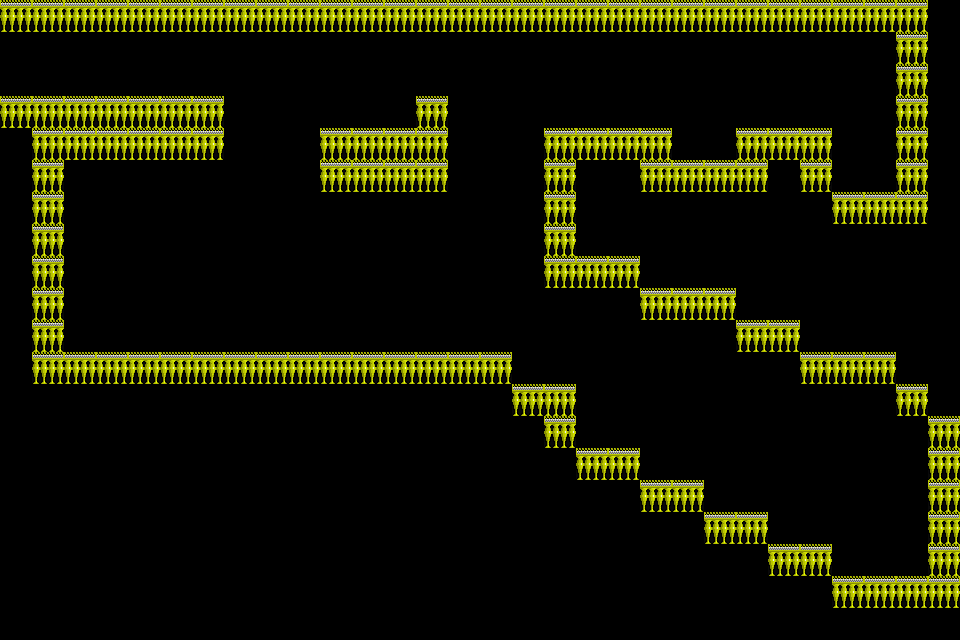

Below is a game level as drawn by its tile map, then a one-line description and the .tmx file that defines it, in full:
An orthogonal 30x20 tile map with 32x32 px tiles, 1 tile layer (collision), 1 hidden layer not drawn.

<map version="1.10" tiledversion="1.11.0" orientation="orthogonal" renderorder="right-down" width="30" height="20" tilewidth="32" tileheight="32" infinite="0" nextlayerid="4" nextobjectid="10">
 <tileset firstgid="1" source="d.tsx" />
 <layer id="1" name="collision" width="30" height="20">
  <data encoding="csv">
1,1,1,1,1,1,1,1,1,1,1,1,1,1,1,1,1,1,1,1,1,1,1,1,1,1,1,1,1,0,
0,0,0,0,0,0,0,0,0,0,0,0,0,0,0,0,0,0,0,0,0,0,0,0,0,0,0,0,1,0,
0,0,0,0,0,0,0,0,0,0,0,0,0,0,0,0,0,0,0,0,0,0,0,0,0,0,0,0,1,0,
1,1,1,1,1,1,1,0,0,0,0,0,0,1,0,0,0,0,0,0,0,0,0,0,0,0,0,0,1,0,
0,1,1,1,1,1,1,0,0,0,1,1,1,1,0,0,0,1,1,1,1,0,0,1,1,1,0,0,1,0,
0,1,0,0,0,0,0,0,0,0,1,1,1,1,0,0,0,1,0,0,1,1,1,1,0,1,0,0,1,0,
0,1,0,0,0,0,0,0,0,0,0,0,0,0,0,0,0,1,0,0,0,0,0,0,0,0,1,1,1,0,
0,1,0,0,0,0,0,0,0,0,0,0,0,0,0,0,0,1,0,0,0,0,0,0,0,0,0,0,0,0,
0,1,0,0,0,0,0,0,0,0,0,0,0,0,0,0,0,1,1,1,0,0,0,0,0,0,0,0,0,0,
0,1,0,0,0,0,0,0,0,0,0,0,0,0,0,0,0,0,0,0,1,1,1,0,0,0,0,0,0,0,
0,1,0,0,0,0,0,0,0,0,0,0,0,0,0,0,0,0,0,0,0,0,0,1,1,0,0,0,0,0,
0,1,1,1,1,1,1,1,1,1,1,1,1,1,1,1,0,0,0,0,0,0,0,0,0,1,1,1,0,0,
0,0,0,0,0,0,0,0,0,0,0,0,0,0,0,0,1,1,0,0,0,0,0,0,0,0,0,0,1,0,
0,0,0,0,0,0,0,0,0,0,0,0,0,0,0,0,0,1,0,0,0,0,0,0,0,0,0,0,0,1,
0,0,0,0,0,0,0,0,0,0,0,0,0,0,0,0,0,0,1,1,0,0,0,0,0,0,0,0,0,1,
0,0,0,0,0,0,0,0,0,0,0,0,0,0,0,0,0,0,0,0,1,1,0,0,0,0,0,0,0,1,
0,0,0,0,0,0,0,0,0,0,0,0,0,0,0,0,0,0,0,0,0,0,1,1,0,0,0,0,0,1,
0,0,0,0,0,0,0,0,0,0,0,0,0,0,0,0,0,0,0,0,0,0,0,0,1,1,0,0,0,1,
0,0,0,0,0,0,0,0,0,0,0,0,0,0,0,0,0,0,0,0,0,0,0,0,0,0,1,1,1,1,
0,0,0,0,0,0,0,0,0,0,0,0,0,0,0,0,0,0,0,0,0,0,0,0,0,0,0,0,0,0
</data>
 </layer>
 <layer id="3" name="fill" width="30" height="20" visible="0">
  <data encoding="csv">
0,0,0,0,0,0,0,0,0,0,0,0,0,0,0,0,0,0,0,0,0,0,0,0,0,0,0,0,0,1,
0,0,0,0,0,0,0,0,0,0,0,0,0,0,0,0,0,0,0,0,0,0,0,0,0,0,0,0,0,1,
0,0,0,0,0,0,0,0,0,0,0,0,0,0,0,0,0,0,0,0,0,0,0,0,0,0,0,0,0,1,
0,0,0,0,0,0,0,0,0,0,0,0,0,0,0,0,0,0,0,0,0,0,0,0,0,0,0,0,0,1,
1,0,0,0,0,0,0,0,0,0,0,0,0,0,0,0,0,0,0,0,0,0,0,0,0,0,0,0,0,1,
1,0,0,0,0,0,0,0,0,0,0,0,0,0,0,0,0,0,1,1,0,0,0,0,1,0,0,0,0,1,
1,0,0,0,0,0,0,0,0,0,0,0,0,0,0,0,0,0,1,1,1,1,1,1,1,1,0,0,0,1,
1,0,0,0,0,0,0,0,0,0,0,0,0,0,0,0,0,0,1,1,1,1,1,1,1,1,1,1,1,1,
1,0,0,0,0,0,0,0,0,0,0,0,0,0,0,0,0,0,0,0,1,1,1,1,1,1,1,1,1,1,
1,0,0,0,0,0,0,0,0,0,0,0,0,0,0,0,0,0,0,0,0,0,0,1,1,1,1,1,1,1,
1,0,0,0,0,0,0,0,0,0,0,0,0,0,0,0,0,0,0,0,0,0,0,0,0,1,1,1,1,1,
1,0,0,0,0,0,0,0,0,0,0,0,0,0,0,0,0,0,0,0,0,0,0,0,0,0,0,0,1,1,
1,1,1,1,1,1,1,1,1,1,1,1,1,1,1,1,0,0,0,0,0,0,0,0,0,0,0,0,0,1,
1,1,1,1,1,1,1,1,1,1,1,1,1,1,1,1,1,1,0,0,0,0,0,0,0,0,0,0,0,0,
1,1,1,1,1,1,1,1,1,1,1,1,1,1,1,1,1,1,0,0,0,0,0,0,0,0,0,0,0,0,
1,1,1,1,1,1,1,1,1,1,1,1,1,1,1,1,1,1,1,1,0,0,0,0,0,0,0,0,0,0,
1,1,1,1,1,1,1,1,1,1,1,1,1,1,1,1,1,1,1,1,1,1,0,0,0,0,0,0,0,0,
1,1,1,1,1,1,1,1,1,1,1,1,1,1,1,1,1,1,1,1,1,1,1,1,0,0,0,0,0,0,
1,1,1,1,1,1,1,1,1,1,1,1,1,1,1,1,1,1,1,1,1,1,1,1,1,1,0,0,0,0,
1,1,1,1,1,1,1,1,1,1,1,1,1,1,1,1,1,1,1,1,1,1,1,1,1,1,1,1,1,1
</data>
 </layer>
</map>